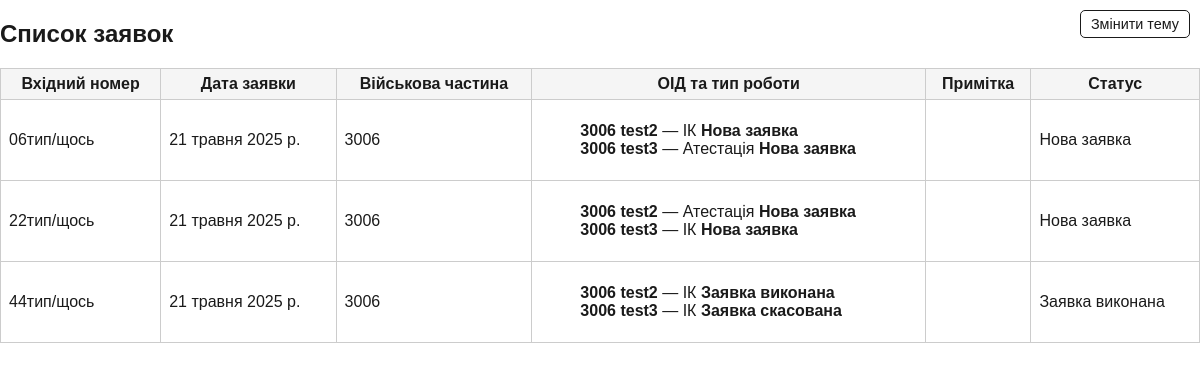
The app's page /oids/work_requests/, older data.
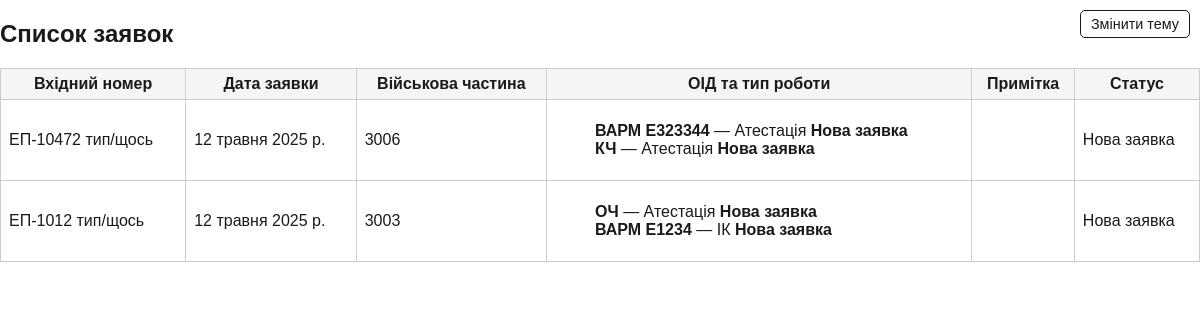
The same page, newer data.
### oids/models.py (models this page shows, shortened)
class WorkRequest(models.Model):  # Заявка на проведення робіт
    unit = models.ForeignKey('Unit', on_delete=models.CASCADE, verbose_name="Військова частина")
    work_type = models.CharField(max_length=20, choices=WorkTypeChoices.choices, default=WorkTypeChoices.IK, verbose_name="Тип роботи")
    oids = models.ManyToManyField('OID', verbose_name="Об’єкти інформаційної діяльності")
    incoming_number = models.CharField(verbose_name="Вхідний номер заявки", max_length=50)
    incoming_date = models.DateField(verbose_name="Дата заявки")
    note = models.TextField(verbose_name="Примітки", blank=True, null=True)
    status = models.CharField(max_length=30, choices=WRequestStatusChoices.choices, default=WRequestStatusChoices.NEW, verbose_name="Поточний стан заявки")

class Unit(models.Model):  # Військова частина
    MANAGEMENT_UNIT_CHOICES = [
        ('ПівнічнеТУ', 'ПівнічнеТУ'),
        ('ПівденнеТУ', 'ПівденнеТУ'),
        ('ЗахіднеТУ', 'ЗахіднеТУ'),
        ('СхіднеТУ', 'СхіднеТУ'),
        ('ЦентральнеТУ', 'ЦентральнеТУ'),
    ]
    management_unit = models.CharField(max_length=50, choices=MANAGEMENT_UNIT_CHOICES, verbose_name="Управління")
    name = models.CharField(max_length=255, verbose_name="Військова частина")
    city = models.CharField(max_length=25, verbose_name="Місто")
    distance = models.CharField(max_length=10, verbose_name="відстань КМ")
    directionGroup = models.CharField(max_length=10, verbose_name="грапа частин в які часто їдимо")

class WorkRequestItem(models.Model):
    request = models.ForeignKey(WorkRequest, on_delete=models.CASCADE, related_name="items")
    oid = models.ForeignKey('OID', on_delete=models.CASCADE)
    work_type = models.CharField(max_length=20, choices=WorkTypeChoices.choices, default=WorkTypeChoices.IK, verbose_name="Тип роботи")
    status = models.CharField(max_length=30, choices=WRequestStatusChoices.choices, default=WRequestStatusChoices.NEW, verbose_name="Статус опрацювання ОІД")

class OID(models.Model):  # Об'єкт інформаційної діяльності
    name = models.CharField(max_length=255, verbose_name="Назва")
    unit = models.ForeignKey(Unit, on_delete=models.CASCADE, verbose_name="Військова частина")
    sec_level = models.CharField(max_length=10, choices=SecLevelChoices.choices, default=SecLevelChoices.S, verbose_name="Гриф ОІД")
    room = models.CharField(max_length=255, verbose_name="Приміщення №")  # address -> room
    note = models.TextField(verbose_name="Примітка", blank=True, null=True)  # purpose -> note
    oid_type = models.CharField(max_length=10, choices=OIDTypeChoices.choices, default=OIDTypeChoices.PC, verbose_name="Тип ОІД")
    status = models.CharField(max_length=30, choices=OIDStatusChoices.choices, default=OIDStatusChoices.NEW, verbose_name="Поточний стан ОІД")
    created_by_document = models.OneToOneField(
        'Document',
        on_delete=models.SET_NULL,
        null=True,
        blank=True,
        related_name='first_doc_for_oid',
        verbose_name="Перший документ (Атестація/ІК)"
    )
    latest_document = models.ForeignKey(
        'Document',
        on_delete=models.SET_NULL,
        null=True,
        blank=True,
        related_name='latest_doc_for_oid',
        verbose_name="Останній документ"
    )

### oids/views.py (the view)
# urls.py: path('work_requests/', views.work_request_list, name='work_request_list'),
def work_request_list(request):
    work_requests = WorkRequest.objects.prefetch_related('items__oid', 'unit').all()
    return render(request, 'oids/work_request_list.html', {'work_requests': work_requests})

### oids/templates/oids/work_request_list.html (shortened to what this page needs)
<!DOCTYPE html>
<html lang="uk">
<head>
</head>
<body>
<button class="theme-toggle" onclick="toggleTheme()">Змінити тему</button>
{% block content %}
<h2>Список заявок</h2>
<table class="table-auto w-full border border-gray-300 text-sm">
  <thead class="bg-gray-100">
    <tr>
      <th class="border px-2 py-1">Вхідний номер</th>
      <th class="border px-2 py-1">Дата заявки</th>
      <th class="border px-2 py-1">Військова частина</th>
      <th class="border px-2 py-1">ОІД та тип роботи</th>
      <th class="border px-2 py-1">Примітка</th>
      <th class="border px-2 py-1">Статус</th>
    </tr>
  </thead>
  <tbody>
    {% for request in work_requests %}
    <tr>
      <td class="border px-2 py-1">{{ request.incoming_number }}</td>
      <td class="border px-2 py-1">{{ request.incoming_date }}</td>
      <td class="border px-2 py-1">{{ request.unit.name }}</td>
      <td class="border px-2 py-1">
        <ul class="mb-0 ps-3" style="list-style: none;">
          {% for item in request.items.all %}
            <li><strong>{{ item.oid.name }}</strong> — {{ item.get_work_type_display }}  <strong>{{ item.get_status_display }}</strong></li>
          {% endfor %}
        </ul>
      </td>
      <td class="border px-2 py-1">{{ request.note }}</td>
      <td class="border px-2 py-1">{{ request.get_status_display }}</td>
    </tr>
    {% endfor %}
  </tbody>
</table>
{% endblock %}
</body>
</html>

### oids/templates/oids/work_request_list.html (style rules this page uses)
:root { --bg-light: #ffffff; --bg-dark: #1a1a1a; --text-light: #1a1a1a; --text-dark: #f0f0f0; --table-border-light: #cccccc; --table-border-dark: #444444; --header-bg-light: #f5f5f5; --header-bg-dark: #2a2a2a; }
body { margin: 0; font-family: sans-serif; background-color: var(--bg-light); color: var(--text-light); transition: background-color 0.3s, color 0.3s; }
.theme-toggle { position: fixed; top: 10px; right: 10px; background-color: transparent; color: inherit; border: 1px solid currentColor; padding: 5px 10px; cursor: pointer; font-size: 0.9rem; border-radius: 5px; }
table { width: 100%; border-collapse: collapse; }
thead { background-color: var(--header-bg-light); }
th, td { border: 1px solid var(--table-border-light); padding: 6px 8px; }

Row changes from the older to the newer data that the page shows:
removed WorkRequest: incoming_number "44тип/щось", incoming_date "21 травня 2025 р.", unit.name "3006", status "Заявка виконана"
removed WorkRequestItem: oid.name "3006 test2", work_type "ІК", status "Заявка виконана", shown under "44тип/щось"
removed WorkRequestItem: oid.name "3006 test3", work_type "ІК", status "Заявка скасована", shown under "44тип/щось"
changed WorkRequest: incoming_number "06тип/щось" → "ЕП-10472 тип/щось"; incoming_date "21 травня 2025 р." → "12 травня 2025 р."
changed WorkRequestItem: oid.name "3006 test2" → "ВАРМ Е323344"; work_type "ІК" → "Атестація"
changed WorkRequestItem (number 2 of 4 on the later page): oid.name "3006 test3" → "КЧ"
changed WorkRequest: incoming_number "22тип/щось" → "ЕП-1012 тип/щось"; incoming_date "21 травня 2025 р." → "12 травня 2025 р."; unit.name "3006" → "3003"
changed through a linked row, WorkRequestItem (number 3 of 4 on the later page): oid.name "3006 test2" → "ОЧ"
changed through a linked row, WorkRequestItem "ІК": oid.name "3006 test3" → "ВАРМ Е1234"
